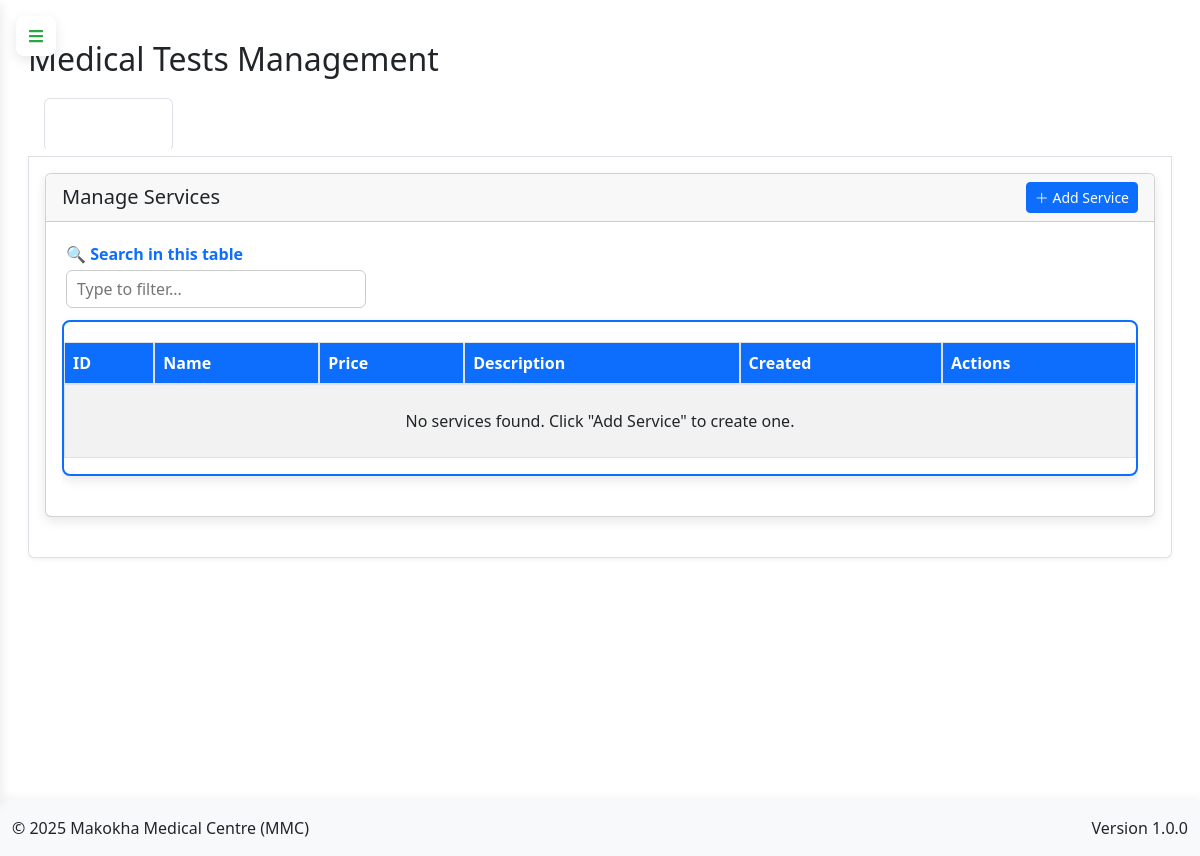
The page /admin/medical-tests (signed in) on the database as committed earlier.
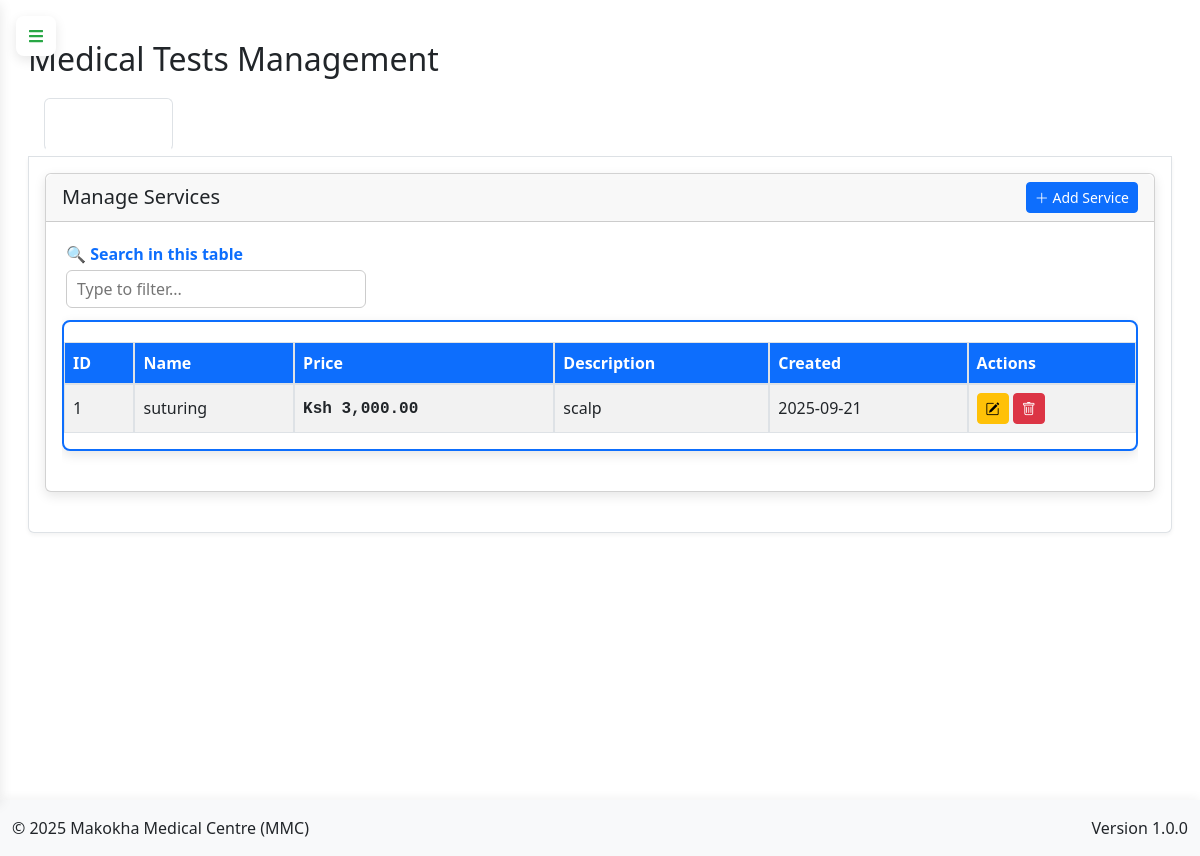
The same page on the database as committed later.
### app.py (models this page shows)
class Service(db.Model):
    id = db.Column(db.Integer, primary_key=True)
    name = db.Column(db.String(100), nullable=False)
    price = db.Column(db.Float, nullable=False)
    description = db.Column(db.Text)
    created_at = db.Column(db.DateTime, default=lambda: datetime.now(timezone.utc))
    updated_at = db.Column(db.DateTime, default=lambda: datetime.now(timezone.utc), onupdate=lambda: datetime.now(timezone.utc))

### app.py (the view)
@app.route('/admin/medical-tests')
@login_required
def manage_medical_tests():
    if current_user.role != 'admin':
        abort(403)
    services = Service.query.order_by(Service.name).all()
    lab_tests = LabTest.query.order_by(LabTest.name).all()
    imaging_tests = ImagingTest.query.order_by(ImagingTest.name).all()
    return render_template('admin/medical_tests.html',
                         services=services,
                         lab_tests=lab_tests,
                         imaging_tests=imaging_tests)

### app.py (called while the page is built, shortened)
@app.before_request
def initialize_data():
    global _first_request
    if not _first_request:
        return

@app.context_processor
def inject_current_date():
    return {'current_date': date.today().strftime('%Y-%m-%d')}

@app.context_processor
def inject_csrf_token():
    return dict(csrf_token=generate_csrf)

@app.context_processor
def utility_processor():
    def decrypt_data(encrypted_data):
        if not encrypted_data:
            return ""
        try:
            return Config.decrypt_data_static(encrypted_data)
        except:
            return "[Decryption Error]"
    return dict(decrypt_data=decrypt_data)

    @login_manager.user_loader
    def load_user(user_id):
        return db.session.get(User, int(user_id))

### templates/admin/medical_tests.html (shortened to what the changed rows need)
{% extends "base.html" %}
{% block content %}
<div class="container-fluid">
    <div class="row">
        <div class="col-lg-12">
            <h2 class="mt-4 mb-3">Medical Tests Management</h2>
            <div class="tab-content p-3 border border-top-0 rounded-bottom" id="medicalTestsTabContent">
                <div class="tab-pane fade show active" id="services" role="tabpanel">
                    <div class="card mb-4">
                        <div class="card-body">
                            <div class="table-responsive">
                                <table class="table table-striped table-hover" id="servicesTable">
                                    <thead>
                                        <tr>
                                            <th>ID</th>
                                            <th>Name</th>
                                            <th>Price</th>
                                            <th>Description</th>
                                            <th>Created</th>
                                            <th>Actions</th>
                                        </tr>
                                    </thead>
                                    <tbody>
                                        {% if services %}
                                            {% for service in services %}
                                            <tr>
                                                <td>{{ service.id }}</td>
                                                <td>{{ service.name }}</td>
                                                <td><span class="price-value">Ksh {{ "{:,.2f}".format(service.price) }}</span></td>
                                                <td>{{ service.description|truncate(50) if service.description else 'N/A' }}</td>
                                                <td>{{ service.created_at.strftime('%Y-%m-%d') }}</td>
                                                <td>
                                                    <button class="btn btn-sm btn-warning edit-service" data-id="{{ service.id }}">
                                                        <i class="bi bi-pencil-square"></i>
                                                    </button>
                                                    <button class="btn btn-sm btn-danger delete-service" data-id="{{ service.id }}">
                                                        <i class="bi bi-trash"></i>
                                                    </button>
                                                </td>
                                            </tr>
                                            {% endfor %}
                                        {% else %}
                                            <tr>
                                                <td colspan="6" class="text-center py-4">No services found. Click "Add Service" to create one.</td>
                                            </tr>
                                        {% endif %}
                                    </tbody>
                                </table>
                            </div>
                        </div>
                    </div>
                </div>
            </div>
        </div>
    </div>
</div>
{% endblock %}
{% block extra_js %}
<link href="https://cdn.jsdelivr.net/npm/bootstrap@5.3.0/dist/css/bootstrap.min.css" rel="stylesheet">
{% endblock %}

Rows that differ between the two databases and show on the page:
added Service: id "1", name "suturing", price "3,000.00", description "scalp", created_at "2025-09-21"
Other text that changed with them:
text no longer shown: "No services found. Click \"Add Service\" to create one."
